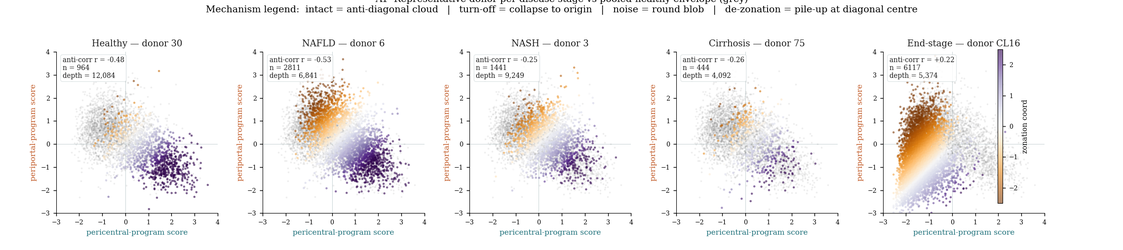
#> input picture results/figures/h1/a1_pcpp_representatives_stage.png, 1123 x 250 px, shrunk from 2275 x 507 before the run; the run also reads 5 pictures not shown here
$ python make_biology_findings.py
#> lines starting #> are read from the running program, lines starting #| are printed output that depends on the picture
### src/config.py
"""Central paths for the analysis.

Run scripts from the repository root. Large inputs and generated outputs may live
outside the checkout by setting ``LIVER_ZONATION_DATA_ROOT`` and
``LIVER_ZONATION_RESULTS_ROOT``.
"""
import os
from pathlib import Path

ROOT = Path(__file__).resolve().parent.parent          # repo root (Hackathon/)
DATA_ROOT  = Path(os.environ.get("LIVER_ZONATION_DATA_ROOT", ROOT / "data")).expanduser().resolve()
DATA_RAW   = DATA_ROOT / "raw"
DATA_PROC  = DATA_ROOT / "processed"
PAPER1     = DATA_PROC / "paper1"                        # counts.mtx, genes.txt, barcodes.txt, *_metadata.csv
PAPER2_TRAIN = DATA_PROC / "paper2_train.npz"
SIGNATURES = ROOT / "data" / "signatures"   # moved under data/ 2026-06-23
# ---- signature sets (pericentral, periportal) ----------------------------------------
# PRIMARY = "full": the transcriptome-wide zonation program (~1,640 significantly-zonated
# hepatocyte genes from Paper 2, q<0.05). This matches the project's motivation — read
# position from the WHOLE program, not a few markers. The smaller sets are alternatives:
#   full           ~1273 + 364   transcriptome-wide PRIMARY (default)
#   expanded       ~102 + 91      mid-size (landmark + core + top-ranked)
#   core           13 + 8         curated, biology-informed anchors
#   paper2_landmark 20 + 20       EXACT Paper 2 hepatocyte landmark genes (verbatim, Hepatocyte-*-LM.csv)
#   sensitivity    (PP only, 7)   core periportal minus inflammation genes
SIGNATURE_SETS = {
    name: (SIGNATURES / f"pericentral_{name}.txt", SIGNATURES / f"periportal_{name}.txt")
    for name in ("full", "expanded", "core", "paper2_landmark")
}
DEFAULT_SET = "full"
# The analysis REPORTS BOTH as a comparison (decision): the exact Paper 2 landmark set
# (faithful to the original plan) and the full transcriptome-wide program. Run every result
# for both and present them side by side; agreement is itself evidence the signal is robust.
SETS_TO_COMPARE = ["paper2_landmark", "full"]
def signature_files(which: str = DEFAULT_SET):
    """Return (pericentral_path, periportal_path) for a named set; default = transcriptome-wide 'full'."""
    return SIGNATURE_SETS[which]
PC_GENES, PP_GENES = SIGNATURE_SETS[DEFAULT_SET]   # transcriptome-wide by default
RESULTS    = Path(os.environ.get("LIVER_ZONATION_RESULTS_ROOT", ROOT / "results")).expanduser().resolve()
FIGURES    = RESULTS / "figures"
TABLES     = RESULTS / "tables"
REPORTS    = RESULTS / "reports"                       # all human-facing PDFs live here
# Organized figure groups for the biology deep-dive (analysis layer). Pipeline/battery figures
# stay in FIGURES/ root; these subdirs hold the H1/H2/confounder/staging analysis outputs.
FIG_H1     = FIGURES / "h1"
FIG_H2     = FIGURES / "h2"
FIG_CONF   = FIGURES / "confounders"
FIG_STAGING = FIGURES / "staging"
ANALYSIS_TABLES = TABLES / "analysis"                   # per-donor summaries, mechanism calls, etc.
for _d in (FIGURES, TABLES, REPORTS, FIG_H1, FIG_H2, FIG_CONF, FIG_STAGING, ANALYSIS_TABLES):
    _d.mkdir(parents=True, exist_ok=True)

### src/reports/make_biology_findings.py
#!/usr/bin/env python3
"""Generate the "Biology Findings" PDF for the liver-zonation MASLD study.

This report is written for a reviewer who insisted on REAL BIOLOGY (not summary statistics),
on controlled confounders, and — crucially — that EVERY claim citing a figure must SHOW that
figure with the key region CIRCLED/ARROWED so the eye lands exactly where it should.

No LaTeX is used: the document is rendered with matplotlib's PdfPages via a small top-to-bottom
flow-layout engine (mirrors src/reports/make_methods_explainer.py), so it builds anywhere
matplotlib is installed.  Real result figures are embedded with plt.imread + ax.imshow and then
annotated in axes-fraction coordinates with a red Ellipse + FancyArrowPatch + short label.

Output: results/reports/Zonation_Biology_Findings.pdf

Run:  python src/reports/make_biology_findings.py
"""
from __future__ import annotations
import os, sys, textwrap
import numpy as np
import matplotlib
matplotlib.use("Agg")
import matplotlib.pyplot as plt
from matplotlib.patches import FancyBboxPatch, FancyArrowPatch, Rectangle, Ellipse
from matplotlib.backends.backend_pdf import PdfPages
sys.path.insert(0, os.path.dirname(os.path.dirname(os.path.abspath(__file__))))
import config

# ---- palette ----
INK     = "#1a1a1a"
TEAL    = "#1b6e78"      # headings / pericentral
RUST    = "#c05621"      # accents / periportal
MUTED   = "#5a5a5a"
RULE    = "#cdd6d8"
BOXBG   = "#f3f7f8"
BOXEDGE = "#bcd0d3"
CAUTBG  = "#fdf4ec"
CAUTEDGE = "#e7c4a3"
RED     = "#d11e1e"      # annotation colour (must read clearly on any figure)

# ---- page geometry (A4 portrait), all in inches, origin top-left ----
PW, PH = 8.27, 11.69
ML, MR, MT, MB = 0.92, 0.92, 0.92, 0.85
TEXTW = PW - ML - MR


class Doc:
    """Minimal top-to-bottom flow layout over matplotlib pages. Cursor self.y is inches-from-top."""
    def __init__(self, path, title_running="", png_dir=None):
        self.pdf = PdfPages(path)
        self.title_running = title_running
        self.png_dir = png_dir
        if png_dir:
            os.makedirs(png_dir, exist_ok=True)
        self.fig = None
        self.page = 0
        self._new_page(first=True)

    # -- page lifecycle --
    def _flush(self):
        self._chrome()
        self.pdf.savefig(self.fig, dpi=200)
        if self.png_dir:
            self.fig.savefig(os.path.join(self.png_dir, f"page_{self.page:02d}.png"), dpi=200)
        plt.close(self.fig)

    def _new_page(self, first=False):
        if self.fig is not None:
            self._flush()
        self.page += 1
        self.fig = plt.figure(figsize=(PW, PH))
        self.ax = self.fig.add_axes([0, 0, 1, 1])
        self.ax.set_xlim(0, PW); self.ax.set_ylim(0, PH)
        self.ax.invert_yaxis(); self.ax.axis("off")
        self.y = MT

    def _chrome(self):
        if self.page == 1:
            return
        self.ax.plot([ML, PW - MR], [PH - MB + 0.18] * 2, color=RULE, lw=0.6)
        self.ax.text(ML, PH - MB + 0.30, self.title_running, fontsize=7.0, color=MUTED, va="top")
        self.ax.text(PW - MR, PH - MB + 0.30, f"p. {self.page}", fontsize=7.0,
                     color=MUTED, va="top", ha="right")

    def _room(self, need):
        if self.y + need > PH - MB:
            self._new_page()

    # -- primitives --
    def space(self, dy=0.10):
        self.y += dy

    def _wrap(self, txt, fs):
        cpl = max(10, int(TEXTW * 72.0 / (0.57 * fs)))
        return textwrap.wrap(txt, cpl) or [""]

    def para(self, txt, fs=9.3, color=INK, gap=0.07, indent=0.0, lh=None):
        lh = lh or fs / 72.0 * 1.42
        lines = []
        for chunk in txt.split("\n"):
            lines += self._wrap(chunk, fs) if chunk.strip() else [""]
        self._room(lh)
        for ln in lines:
            self._room(lh)
            self.ax.text(ML + indent, self.y, ln, fontsize=fs, color=color, va="top",
                         family="serif")
            self.y += lh
        self.y += gap

    def bullet(self, txt, fs=9.3, color=INK, marker="•", mcolor=None, indent=0.0):
        lh = fs / 72.0 * 1.42
        hang = 0.20 + indent
        cpl = max(10, int((TEXTW - hang) * 72.0 / (0.57 * fs)))
        lines = textwrap.wrap(txt, cpl) or [""]
        self._room(lh)
        self.ax.text(ML + indent + 0.02, self.y, marker, fontsize=fs, color=mcolor or TEAL,
                     va="top", family="serif", fontweight="bold")
        for ln in lines:
            self._room(lh)
            self.ax.text(ML + hang, self.y, ln, fontsize=fs, color=color, va="top", family="serif")
            self.y += lh
        self.y += 0.02

    def h1(self, txt, fs=15.5):
        self.space(0.16)
        self._room(0.55)
        self.ax.text(ML, self.y, txt, fontsize=fs, color=TEAL, va="top", family="serif",
                     fontweight="bold")
        self.y += fs / 72.0 + 0.07
        self.ax.plot([ML, PW - MR], [self.y, self.y], color=TEAL, lw=1.3)
        self.y += 0.12

    # [6 lines left out: function h2, not called in this run]

    def callout(self, title, body, fs=9.1, accent=TEAL, facecolor=BOXBG, edgecolor=BOXEDGE):
        lh = fs / 72.0 * 1.42
        pad = 0.12
        cpl = max(10, int((TEXTW - 2 * pad - 0.1) * 72.0 / (0.57 * fs)))
        lines = []
        for chunk in body.split("\n"):
            lines += textwrap.wrap(chunk, cpl) if chunk.strip() else [""]
        boxh = pad * 2 + (fs / 72.0 * 1.5) + len(lines) * lh + 0.06
        self._room(boxh + 0.10)
        box = FancyBboxPatch((ML, self.y), TEXTW, boxh,
                             boxstyle="round,pad=0.02,rounding_size=0.06",
                             linewidth=1.0, edgecolor=edgecolor, facecolor=facecolor, mutation_aspect=1)
        self.ax.add_patch(box)
        self.ax.add_patch(Rectangle((ML, self.y), 0.06, boxh, color=accent, lw=0))
        yy = self.y + pad
        self.ax.text(ML + pad + 0.06, yy, title, fontsize=fs + 0.6, color=accent, va="top",
                     family="serif", fontweight="bold")
        yy += fs / 72.0 * 1.5
        for ln in lines:
            self.ax.text(ML + pad + 0.06, yy, ln, fontsize=fs, color=INK, va="top", family="serif")
            yy += lh
        self.y += boxh + 0.14

    # -- embed a real figure PNG and annotate it (the heart of this report) --
    def embed_figure(self, path, height, annotations=(), caption=None, capfs=8.4,
                     width_frac=1.0):
        """Place a result-figure PNG at the cursor and overlay annotations.

        annotations: iterable of dicts in AXES-FRACTION coords (origin bottom-left of the
        image axes, x/y in [0,1]). Each may contain:
            ellipse   = (cx, cy, w, h[, angle])   red hollow ellipse around the key region
            arrow     = ((x0,y0),(x1,y1))         red arrow from x0,y0 -> x1,y1 (the head)
            label     = "text"                    short red caption
            label_xy  = (x, y)                    where the label sits (defaults near ellipse)
            label_ha  = 'left'|'center'|'right'
        Missing files are skipped gracefully with a small placeholder note.
        """
        if not os.path.exists(path):
            self._room(0.4)
            self.ax.text(ML, self.y, f"[figure not found: {os.path.basename(path)} — skipped]",
                         fontsize=8.5, color=MUTED, va="top", family="serif", style="italic")
            self.y += 0.28
            return

        try:
            img = plt.imread(path)
        except Exception as exc:  # pragma: no cover - defensive
            self._room(0.4)
            self.ax.text(ML, self.y, f"[could not read {os.path.basename(path)}: {exc}]",
                         fontsize=8.5, color=MUTED, va="top", family="serif", style="italic")
            self.y += 0.28
            return

        ih, iw = img.shape[0], img.shape[1]
        aspect = iw / ih
        draw_w = TEXTW * width_frac
        # if the natural height for the chosen width is taller than `height`, shrink width to fit
        nat_h = draw_w / aspect
        if nat_h > height:
            draw_w = height * aspect
            nat_h = height
        cap_h = 0.0
        if caption:
            cap_h = len(self._wrap(caption, capfs)) * (capfs / 72.0 * 1.4) + 0.06
        self._room(nat_h + cap_h + 0.14)

        left = (ML + (TEXTW - draw_w) / 2.0) / PW          # centre the image in the column
        bottom = 1 - (self.y + nat_h) / PH
        ax = self.fig.add_axes([left, bottom, draw_w / PW, nat_h / PH])
        ax.imshow(img)
        ax.set_xlim(0, iw); ax.set_ylim(ih, 0)            # image coords, y inverted (top=0)
        ax.axis("off")

        tx = ax.transAxes
        for a in annotations:
            if "ellipse" in a:
                e = a["ellipse"]
                cx, cy, w, h = e[0], e[1], e[2], e[3]
                ang = e[4] if len(e) > 4 else 0.0
                ax.add_patch(Ellipse((cx, cy), w, h, angle=ang, transform=tx,
                                     facecolor="none", edgecolor=RED, lw=2.5, zorder=10))
            if "arrow" in a:
                (x0, y0), (x1, y1) = a["arrow"]
                ax.add_patch(FancyArrowPatch((x0, y0), (x1, y1), transform=tx,
                                             arrowstyle="-|>", mutation_scale=16,
                                             color=RED, lw=2.0, zorder=11))
            if "label" in a:
                if "label_xy" in a:
                    lx, ly = a["label_xy"]
                else:
                    e = a.get("ellipse")
                    lx = e[0] if e else 0.5
                    ly = (e[1] + e[3] / 2 + 0.06) if e else 0.9
                ax.text(lx, ly, a["label"], transform=tx, color=RED, fontsize=8.6,
                        family="serif", fontweight="bold",
                        ha=a.get("label_ha", "center"), va="center", zorder=12,
                        bbox=dict(boxstyle="round,pad=0.18", facecolor="white",
                                  edgecolor=RED, lw=1.0, alpha=0.92))

        self.y += nat_h + 0.06
        if caption:
            for ln in self._wrap(caption, capfs):
                self.ax.text(ML, self.y, ln, fontsize=capfs, color=MUTED, va="top",
                             family="serif", style="italic")
                self.y += capfs / 72.0 * 1.4
            self.y += 0.06
        self.y += 0.06

    def close(self):
        self._flush()
        self.pdf.close()


# ============================ a small schematic for the cover ============================
def fig_lobule(ax):
    ax.add_patch(Rectangle((0, 0), 1, 1, color=TEAL, alpha=0.05, lw=0))
    n = 240
    xs = np.linspace(0.10, 0.90, n)
    for i, x in enumerate(xs):
        t = i / (n - 1)
        c = (TEAL if t < 0.5 else RUST)
        ax.plot([x, x], [0.34, 0.64], color=c, alpha=0.16 + 0.5 * abs(0.5 - t) * 2, lw=2)
    ax.scatter([0.10], [0.49], s=300, color=TEAL, zorder=5)
    ax.scatter([0.90], [0.49], s=300, color=RUST, zorder=5)
    ax.text(0.10, 0.24, "central vein\n(pericentral)", ha="center", va="top", fontsize=8.5,
            color=TEAL, family="serif")
    ax.text(0.90, 0.24, "portal triad\n(periportal)", ha="center", va="top", fontsize=8.5,
            color=RUST, family="serif")
    ax.annotate("", xy=(0.88, 0.76), xytext=(0.12, 0.76),
                arrowprops=dict(arrowstyle="-|>", color=MUTED, lw=1.4))
    ax.text(0.5, 0.88, "zonation coordinate  (one number per hepatocyte)",
            ha="center", va="top", fontsize=9.3, color=INK, family="serif")
    ax.set_xlim(0, 1); ax.set_ylim(0, 1)


# ============================ figure paths ============================
F_A1   = config.FIG_H1 / "a1_pcpp_representatives_stage.png"
F_B1L  = config.FIG_H2 / "b1_heatmap_level_stage.png"
F_B1P  = config.FIG_H2 / "b1_heatmap_pattern_stage.png"
F_B4   = config.FIG_H2 / "b4_set_expression_by_stage.png"
F_C3   = config.FIG_CONF / "c3_level_vs_slope.png"
F_C2   = config.FIG_CONF / "c2_depth_paired.png"
F_C2C  = config.FIG_CONF / "c2_multimetric_survival.png"
F_C4   = config.FIG_CONF / "c4_endstage_umi_scatter.png"
F_D    = config.FIG_STAGING / "d_zonation_vs_fibrosis.png"
F_PCA  = config.FIG_STAGING / "e_pca_pc12_map.png"
F_LOAD = config.FIG_STAGING / "e_pca_loadings.png"


def build(path, png_dir=None):
    d = Doc(path, title_running="Spatial Hepatocyte Zonation in MASLD — Biology Findings",
            png_dir=png_dir)

    # ============================== COVER ==============================
    d.y = 1.35
    d.ax.text(ML, d.y, "Spatial Hepatocyte Zonation", fontsize=26, color=TEAL, va="top",
              family="serif", fontweight="bold"); d.y += 0.50
    d.ax.text(ML, d.y, "in MASLD Progression", fontsize=26, color=TEAL, va="top",
              family="serif", fontweight="bold"); d.y += 0.58
    d.ax.text(ML, d.y, "what changes, what doesn’t, and how sure we are", fontsize=14.5,
              color=INK, va="top", family="serif", style="italic"); d.y += 0.42
    d.ax.text(ML, d.y, "A confounder-controlled, mechanism-resolved analysis.", fontsize=11,
              color=MUTED, va="top", family="serif"); d.y += 0.40
    # cover schematic
    cov_h = 1.9
    d._room(cov_h + 0.2)
    left = ML / PW; bottom = 1 - (d.y + cov_h) / PH
    cax = d.fig.add_axes([left, bottom, TEXTW / PW, cov_h / PH]); cax.axis("off")
    fig_lobule(cax); d.y += cov_h + 0.18

    d.para("The healthy liver is zonated: hepatocytes near the central vein (pericentral) and near the "
           "portal triad (periportal) run opposite metabolic programs along a single porto-central axis. "
           "We built TWO co-primary rulers to read that axis — a curated gene-set ruler and a "
           "label-free PCA axis — validated both on healthy tissue, then transferred them unchanged "
           "to disease. Every readout in this report uses the donor as the unit of inference "
           "(47 donors, ~69,426 hepatocytes; ruler = expanded_curated unless noted).")
    d.callout("Methods caveat, stated up front",
              "The scored matrix is the SCT-corrected assay (depth-regularized; per-cell totals "
              "~3–5.7k), so sequencing depth is already largely controlled at the source, before any "
              "of the confounder analyses below. Section 4 shows the result survives explicit depth "
              "equalization on top of this.",
              accent=RUST, facecolor=CAUTBG, edgecolor=CAUTEDGE)

    # ====================== 1. THE RULER IS REAL BIOLOGY ======================
    d._new_page()
#> in _flush, `self.pdf.savefig(self.fig, dpi=200)`:
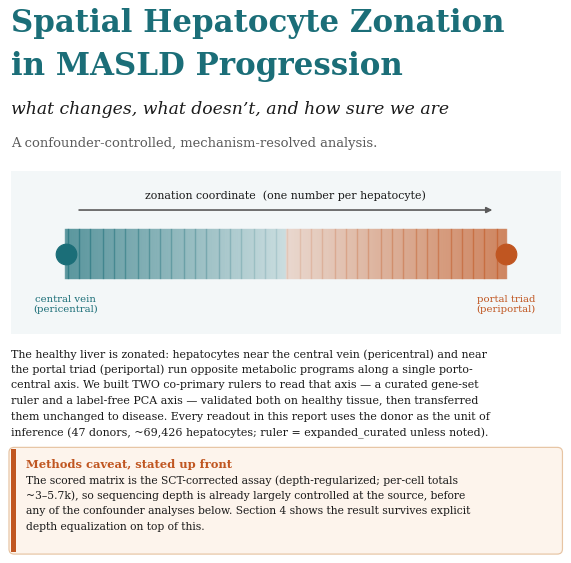
#> figure drawn by matplotlib, 2 panels
    d.h1("1.  The ruler is real biology")
    d.para("Before trusting an unsupervised axis, we must show it is zonation and not a technical "
           "artifact. The dominant axis of variation (PC1) IS the zonation axis: it correlates "
           "|r| = 0.76 with the curated zonation coordinate and |r| = 0.54 with the canonical "
           "8-marker axis, and it carries 5.8% of total variance — about twice the next component. "
           "Sequencing depth and quality load on PC2, NOT on PC1.")
    d.embed_figure(
        str(F_PCA), height=2.55,
        annotations=[
            # left panel (a): zonation gradient runs left->right along PC1 (colour = curated coord)
            {"ellipse": (0.24, 0.50, 0.40, 0.62, 0.0),
             "arrow": ((0.24, 0.14), (0.24, 0.30)),
             "label": "(a) colour grades along PC1 = zonation",
             "label_xy": (0.245, 0.06), "label_ha": "center"},
            # right panel (b): depth is diffuse, not aligned to PC1
            {"ellipse": (0.74, 0.50, 0.40, 0.62, 0.0),
             "label": "(b) depth is diffuse, not on PC1",
             "label_xy": (0.745, 0.06), "label_ha": "center"},
        ],
        caption="e_pca_pc12_map: PC1 vs PC2 coloured by the curated zonation coordinate (left) and by "
                "sequencing depth (right). The smooth left→right colour gradient in (a) means PC1 IS "
                "the zonation axis; in (b) depth is scattered with no PC1 alignment.")
    d.para("The loadings read as genuine biology, not noise. The periportal pole is led by acute-phase "
           "and fibrinogen-like genes (CRP, SAA1, SAA2, FGL1); the pericentral pole is led by "
           "bile-acid / alcohol metabolism genes (ADH4, AKR1D1). These are exactly the textbook "
           "zonal programs.")
    d.embed_figure(
        str(F_LOAD), height=3.85,
        annotations=[
            # pericentral (+) pole near top: ADH4*/AKR1D1 (purple bars, right side)
            {"ellipse": (0.66, 0.74, 0.40, 0.13, 0.0),
             "arrow": ((0.50, 0.66), (0.58, 0.72)),
             "label": "pericentral pole: ADH4*, AKR1D1",
             "label_xy": (0.50, 0.61), "label_ha": "center"},
            # periportal (-) pole: CRP/SAA1/SAA2/FGL1 (orange bars, just below centre, left side)
            {"ellipse": (0.40, 0.46, 0.46, 0.16, 0.0),
             "arrow": ((0.62, 0.40), (0.52, 0.45)),
             "label": "periportal pole: CRP, SAA1, SAA2, FGL1",
             "label_xy": (0.64, 0.36), "label_ha": "center"},
        ],
        caption="e_pca_loadings: top genes on the learned PC1 axis. Purple = pericentral (+) pole, "
                "orange = periportal (−) pole; * marks a canonical marker. The poles recover known "
                "zonal biology.")

    # ============== 2. HEALTHY IS CLEAR, DISEASE COLLAPSES ==============
    d._new_page()
#> in _flush (call 2), `self.pdf.savefig(self.fig, dpi=200)`:
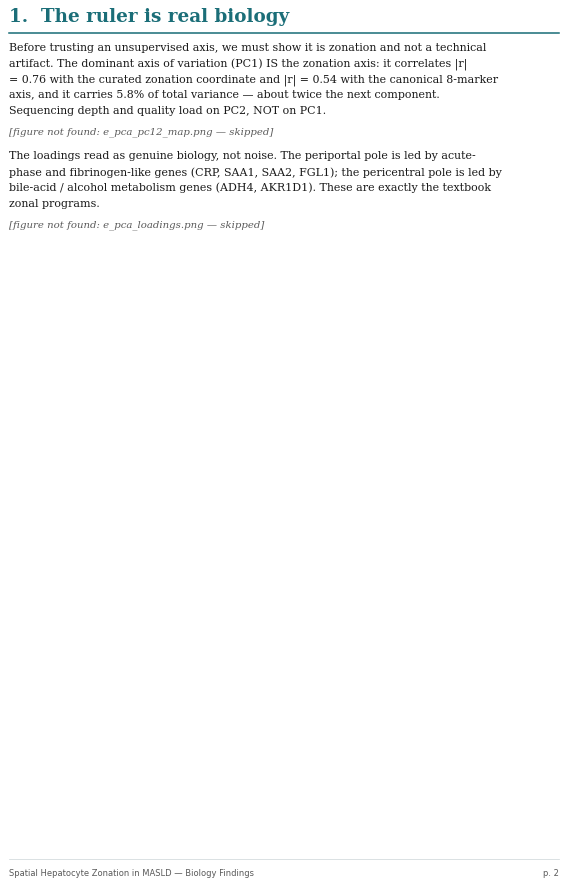
#> figure drawn by matplotlib, 1 panel
    d.h1("2.  Healthy zonation is clear — and collapses with disease")
    d.para("With a validated ruler in hand, the first disease question is whether the pericentral and "
           "periportal programs stay anti-correlated within a donor (as they must if zonation is "
           "intact). Per-donor PC-vs-PP scatters answer it directly. In Healthy tissue the cloud is a "
           "tight anti-diagonal (well-powered donor 30, r = −0.48), and it stays anti-correlated "
           "through NAFLD/NASH (r = −0.53, −0.41). By Cirrhosis and End-stage the anti-diagonal "
           "is gone — the cloud becomes a positive blob (r = +0.26, +0.22): the two programs now rise "
           "and fall together, the signature of a collapsed axis.")
    d.embed_figure(
        str(F_A1), height=2.05,
        annotations=[
            # leftmost (Healthy) panel: tight anti-diagonal
            {"ellipse": (0.105, 0.50, 0.15, 0.78, 0.0),
             "label": "Healthy: tight anti-diagonal",
             "label_xy": (0.105, 0.985), "label_ha": "center"},
            # rightmost (End-stage) panel: round positive blob
            {"ellipse": (0.90, 0.50, 0.15, 0.78, 0.0),
             "label": "End-stage: positive blob",
             "label_xy": (0.90, 0.985), "label_ha": "center"},
        ],
        caption="a1_pcpp_representatives_stage: per-donor pericentral vs periportal program scores, one "
                "representative donor per stage (Healthy→End-stage). The within-donor anti-diagonal "
                "(left) gives way to a positive blob (right).")
#> call 3 of embed_figure, with height = 2.05, capfs = 8.4, width_frac = 1
#> in embed_figure, img is the input picture: shape (250, 1123, 4) float32; mean R, G, B, A 0.957, 0.95, 0.949, 1
#> (the rest of the program and of its run is left out)
